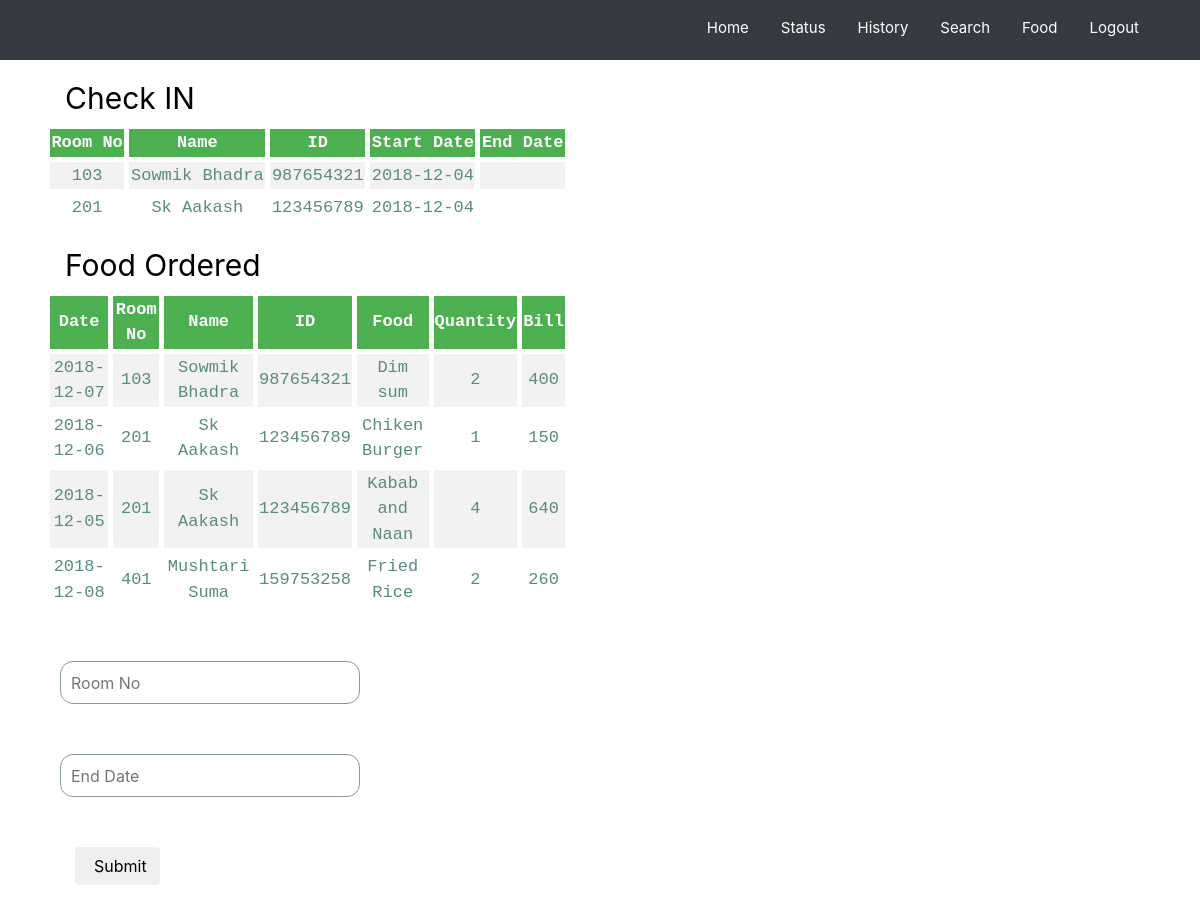
The page /history.php (signed in) on the database its author committed.
### tables this page shows
CREATE TABLE `booking_info` (
  `RRoom_ID` int(3) NOT NULL,
  `C_ID` varchar(30) NOT NULL,
  `Start_date` date NOT NULL,
  `End_date` date DEFAULT NULL,
  `RBill` int(5) NOT NULL
);

CREATE TABLE `customer` (
  `Name` varchar(30) NOT NULL,
  `Phone` int(13) NOT NULL,
  `Address` varchar(50) NOT NULL,
  `ID_Type` varchar(30) NOT NULL,
  `ID_Number` varchar(30) NOT NULL
);

CREATE TABLE `food_order` (
  `FRRoom_id` int(3) NOT NULL,
  `Food_id` varchar(6) NOT NULL,
  `Quantity` int(2) NOT NULL,
  `FDate` date NOT NULL,
  `Bill` int(5) NOT NULL
);

CREATE TABLE `food` (
  `F_ID` varchar(6) NOT NULL,
  `Item` varchar(100) NOT NULL,
  `Price` int(3) NOT NULL
);

### history.php (the view, shortened to what this page needs)
<?php include('server.php') ?>
<!DOCTYPE html>
<html lang="en">
<head>
	<link href="css/bootstrap.min.css" rel="stylesheet">
    <link rel="stylesheet" type="text/css" href="css/history.css">
    <link rel="stylesheet" type="text/css" href="css/cssdb.css">
    <link rel="stylesheet" type="text/css" href="css/t2.css">
</head>
<body>
		<div class="navbar-dark bg-dark">
			<?php  if (isset($_SESSION['username'])) : ?>
			<ul class="nav container justify-content-end navbar-dark bg-dark">
			  <li class="nav-item">
			    <a class="nav-link" href="Homepage.php">Home</a>
			  </li>
			  <li class="nav-item">
			    <a class="nav-link" href="status.php">Status</a>
			  </li>
			  <li class="nav-item">
			    <a class="nav-link" href="history.php">History</a>
			  </li>
			  <li class="nav-item">
			    <a class="nav-link" href="Search.php">Search</a>
			  </li>
			  <li class="nav-item">
			    <a class="nav-link" href="food.php">Food</a>
			  </li>
			  <li class="nav-item">
			   <a class="nav-link" href="history.php?logout='1'">Logout</a>
			  </li>
			</ul>
		</div>
		 <?php endif ?>
	<div class="container">
		<div class="row">
			<div class="col-md-4">
				<h2>Check IN</h2>
				 <table>
 					<tr>
  						<th>Room No</th>
  						<th>Name</th>
  						<th>ID</th>
  						<th>Start Date</th>
  						<th>End Date</th>
 					</tr>
 					<?php
					$query = "SELECT RRoom_ID, Name, C_ID, Start_date, End_date FROM Booking_info inner join customer on (Booking_info.C_ID=customer.ID_number) Where End_date IS Null";
  					$result = mysqli_query($db, $query);
					  	if (mysqli_num_rows($result) > 0) {
					   while($row = $result->fetch_assoc()) {
					    echo "<tr><td>" . $row["RRoom_ID"]. "</td><td>" . $row["Name"] . "</td><td>"
					. $row["C_ID"]. " </td><td>" . $row["Start_date"] . " </td><td>" .  $row["End_date"] . "</td></tr>";
					}
					echo "</table>";
					}
					 else {
						echo "string";
					}
					?>
			</div>
			</div>
<div class="row">
	<div class="col-md-4">
				<h2>Food Ordered</h2>
				 <table>
 					<tr>
 						<th>Date</th>
  						<th>Room No</th>
  						<th>Name</th>
  						<th>ID</th>
  						<th>Food</th>
  						<th>Quantity</th>
  						<th>Bill</th>
 					</tr>
 					<?php
					$query = "SELECT  Fdate, FRRoom_id ,Name, ID_Number, Item, Quantity, Bill from food_order INNER JOIN booking_info ON (food_order.FRRoom_id=booking_info.RRoom_ID) JOIN customer on (booking_info.C_ID=customer.ID_Number) JOIN food on (food_order.Food_id=food.F_ID) Where food_order.fDate BETWEEN booking_info.Start_date and booking_info.End_date OR food_order.fDate BETWEEN booking_info.Start_date and booking_info.End_date is null";
  					$result = mysqli_query($db, $query);
					  	if (mysqli_num_rows($result) > 0) {
					   while($row = $result->fetch_assoc()) {
					    echo "<tr><td>" . $row["Fdate"]. "</td><td>" . $row["FRRoom_id"]. "</td><td>" . $row["Name"] . "</td><td>"
					. $row["ID_Number"]. " </td><td>" . $row["Item"] . " </td><td>" .  $row["Quantity"] . "</td><td>" .  $row["Bill"] .  "</td></tr>";
					}
					echo "</table>";
					}
					 else {
					}
					?>
			</div>
		</div>
<div class="column">
		<div class="col-md-4">
		<div>
			<form method="post" action="Checkout.php">
			<div class="info-margin">
		<input type="text" name="room_no" placeholder="Room No" autocomplete="off" class="info">
		</div>
		<div class="info-margin">
		<input type="text" name="fin_no" placeholder="End Date" autocomplete="off" class="info">
		<div class="info-margin">
		<div>
							<button type="submit" name="Check_out" class="btn">Submit</button>
						</div>
					</form>
</div>
	</div>
</body>
</html>

### css/history.css (style rules this page uses)
.btn { padding-left: 18px; margin-left: 15px; color: black; margin-bottom: 25px }
a { color: black; }

### css/cssdb.css (style rules this page uses)
body { color: #f4f4f4; }
.nav-link { background-color: #343a40; color: #ffffff; height: 60px; padding-top: 17px; font-size: 15px; }
.justify-content-end { height: 60px; }

### css/t2.css (style rules this page uses)
table { position: left; left: 50%; top: 10%; text-align: center; font-size: 18px; border-collapse: separate; border-spacing: 5px; width: 150%; color: #588c7e; font-family: monospace; font-size: 17px; text-align: center; ; }
th { background-color: #4CAF50; color: white; }
tr:nth-child(even) { background-color: #f2f2f2 }
.row { margin-top: 20px }
.info { width: 300px; height: 43px; border-radius: 13px; border: 1px solid #899b8d; padding-left: 10px; }
.info-margin { margin-top: 50px; margin-bottom: 50px; }
.btn { padding-left: 18px; margin-left: 15px; color: black; margin-bottom: 25px }
h2 { color: black; font-weight: 400; font-size: 30px; }
.search, h2 { padding-left: 20px; }

### rows shown on the page
booking_info: RRoom_ID "103", C_ID.Name "Sowmik Bhadra", C_ID "987654321", Start_date "2018-12-04"
booking_info: RRoom_ID "201", C_ID.Name "Sk Aakash", C_ID "123456789", Start_date "2018-12-04"
food_order: FDate "2018-12-07", FRRoom "103", customer.Name "Sowmik Bhadra", customer.ID_Number "987654321", Food.Item "Dim sum", Quantity "2", Bill "400"
food_order: FDate "2018-12-06", FRRoom "201", customer.Name "Sk Aakash", customer.ID_Number "123456789", Food.Item "Chiken Burger", Quantity "1", Bill "150"
food_order: FDate "2018-12-05", FRRoom "201", customer.Name "Sk Aakash", customer.ID_Number "123456789", Food.Item "Kabab and Naan", Quantity "4", Bill "640"
food_order: FDate "2018-12-08", FRRoom "401", customer.Name "Mushtari Suma", customer.ID_Number "159753258", Food.Item "Fried Rice", Quantity "2", Bill "260"
